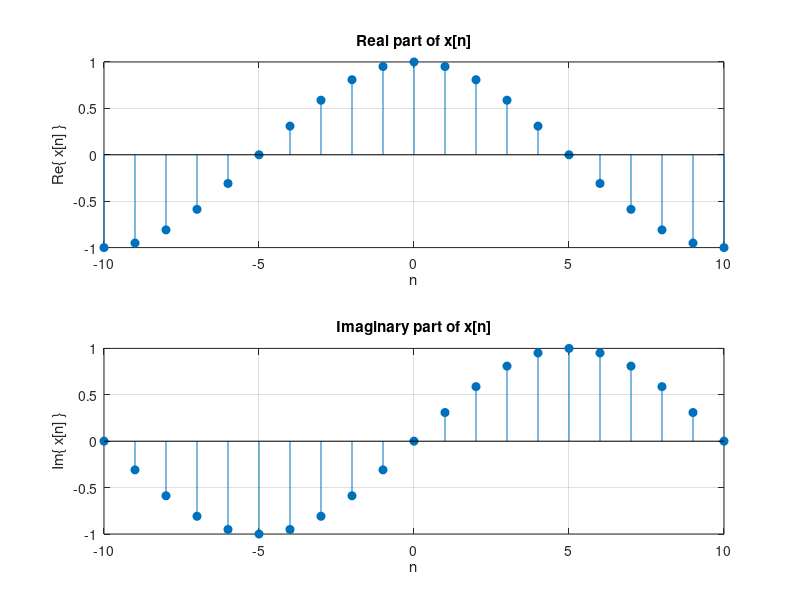

This figure's MATLAB source:
%% Generate exp{j(1/10)pi*n}
clear;

n = -10 : 10;

% Generate exp{j(1/10)pi*n}
x = exp(1j * (1/10) * pi * n);
%% Use stem function to plot real and imaginary part
figure;
subplot(2, 1, 1);
stem(n, real(x), 'filled');
title('Real part of x[n]');
xlabel('n');
ylabel('Re\{ x[n] \}');
grid on;

subplot(2, 1, 2);
stem(n, imag(x), "filled");
title('Imaginary part of x[n]');
xlabel('n');
ylabel('Im\{ x[n] \}');
grid on;